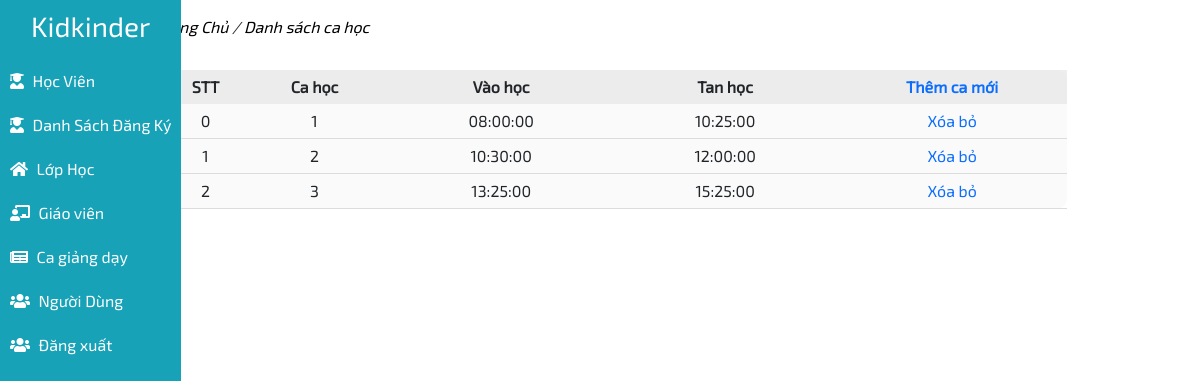
The page /admin/index.php?action=shift (signed in) on the database its author committed.
### tables this page shows
CREATE TABLE `shiftclass` (
  `idShift` int(11) NOT NULL,
  `hourStart` time DEFAULT NULL,
  `hourEnd` time DEFAULT NULL,
  `nameShift` varchar(45) DEFAULT NULL
);

### database/config.php (called while the page is built, shortened)
<?php
    function getConnect(){
        $host = "localhost";
        $dbname = "kisdschool";
        $dbusername = "root";
        $dbpwd = "";
        try {
            $conn = new PDO("mysql:host=$host;dbname=$dbname;charset=utf8", $dbusername, $dbpwd);
        }catch(Exception $ex){
            var_dump($ex->getMessage());
            die;
        }
        return $conn;
    }
    function executeQuery($sqlQuery, $getAll = false){
        $conn = getConnect();
        $stmt = $conn->prepare($sqlQuery);
        $stmt->execute();
        $result = $stmt->fetchAll();
        if($getAll){
            return $result;
        }
        return $result[0];
    }
?>

### admin/page/shift.php (the view, shortened to what this page needs)
<?php
$sqlGetShift = "SELECT * FROM shiftClass";
$dataShift = empty(executeQuery($sqlGetShift, true)) ? [] : executeQuery($sqlGetShift, true);
?>
<div class="studentPage">
    <p class="navPage">
        <a href=""><i>Trang Chủ</i></a>
        <i>/</i>
        <a href=""><i>Danh sách ca học</i></a>
    </p>
    <div class="content">
        <table>
            <thead>
                <tr>
                    <th>STT</th>
                    <th>Ca học</th>
                    <th>Vào học</th>
                    <th>Tan học</th>
                    <th>
                        <a href="?action=new-shift">Thêm ca mới</a>
                    </th>
                </tr>
            </thead>
            <tbody>
                <?php foreach ($dataShift as $key => $value): ?>
                <tr>
                    <td><?= $key ?></td>
                    <td class="col-2"><?= $value['nameShift'] ?></td>
                    <td class="col-3"><?= $value['hourStart'] ?></td>
                    <td class="col-3"><?= $value['hourEnd'] ?></td>
                    <td>
                        <a href="?action=remove-shift&id=<?= $value['idShift'] ?>">Xóa bỏ</a>
                    </td>
                </tr>
                <?php endforeach ?>
            </tbody>
        </table>
    </div>
</div>

### admin/css/style.css (style rules this page uses)
* { margin: 0; padding: 0; font-family: "Exo2"; }
.home .content { width: 90%; padding: 15px ; }
.navPage a { color: black; text-decoration: none; }
.studentPage .content a { text-decoration: none; }
.content table { width: 100%; }
.content table thead th { padding: 5px 10px; text-align: center; }
.content table tbody td { text-align: center; padding: 5px 0px; border-bottom: 1px solid gainsboro; }
.content table { text-align: center; width: 100%; background: #f3f3f373; padding: 10px; border-radius: 10px; }
.content table thead th { background-color: #e5e5e5a6; padding: 5px 0px; }

### rows shown on the page
shiftclass: key "0", nameShift "1", hourStart "08:00:00", hourEnd "10:25:00"
shiftclass: key "1", nameShift "2", hourStart "10:30:00", hourEnd "12:00:00"
shiftclass: key "2", nameShift "3", hourStart "13:25:00", hourEnd "15:25:00"
